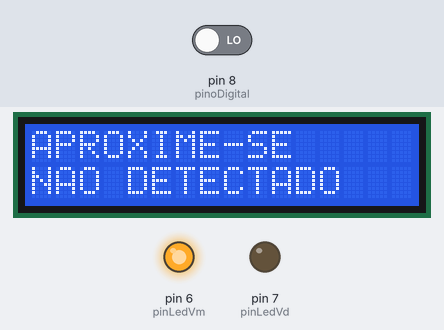
Recording of a sketch running on a simulated Arduino Uno, built with avr-gcc and run on an emulated ATmega328P. On the bench: 16×2 character LCD, output pins drawn as LEDs (lit = HIGH). The test bench sets the inputs (shaded band); at power-on: pin 8 (pinoDigital) LOW. What the sketch prints to the serial monitor is not drawn.

Above: at 1.2 s.
1.3 s: pin 8 (pinoDigital) driven HIGH
At 2.3 s:
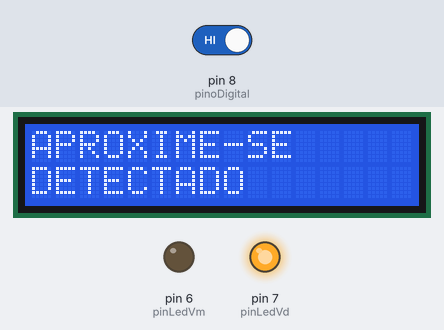
3.1 s: pin 8 (pinoDigital) driven LOW
At 4.6 s:
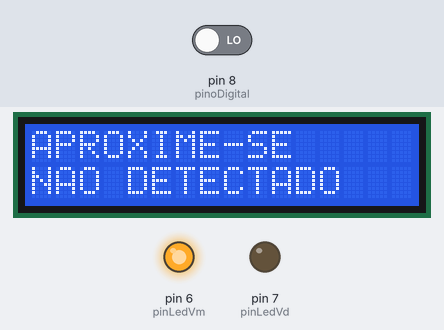
Timing chart, 0 to 6.1 s (numbered marks = the images above; inputs shaded):
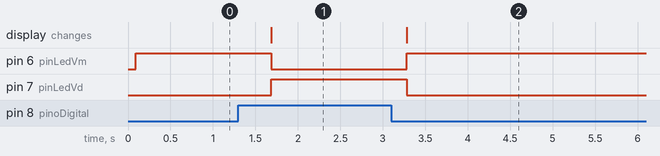

The sketch:

touch.ino
```cpp
// Open Source
#include <Wire.h> //INCLUSÃO DE BIBLIOTECA
#include <LiquidCrystal_I2C.h> //INCLUSÃO DE BIBLIOTECA

LiquidCrystal_I2C lcd(0x27,2,1,0,4,5,6,7,3, POSITIVE);
int pinoAnalogico = A0; //PINO ANALÓGICO (MEDE A INTENSIDADE DO CAMPO MAGNÉTICO)
int pinoDigital = 8; //PINO DIGITAL (DETECTA A PRESENÇA DO CAMPO MAGNÉTICO)
int pinLedVd = 7; // define the LED pin
int pinLedVm = 6; // define the LED pin


void setup (){
  pinMode(pinoAnalogico, INPUT); //DEFINE O PINO COMO ENTRADA
  pinMode(pinoDigital, INPUT); //DEFINE O PINO COMO ENTRADA
  Serial.begin(9600); //INICIALIZA A SERIAL
  lcd.begin (16,2); //SETA A QUANTIDADE DE COLUNAS(16) E O NÚMERO DE LINHAS(2) DO DISPLAY
  lcd.setBacklight(HIGH); //LIGA O BACKLIGHT (LUZ DE FUNDO)
  pinMode(pinLedVd, OUTPUT);
  pinMode(pinLedVm, OUTPUT);
}

void loop (){

  Serial.print("APROXIME-SE"); //IMPRIME O TEXTO NO MONITOR SERIAL

  lcd.setCursor(0,0); //SETA A POSIÇÃO DO CURSOR
  lcd.print("APROXIME-SE");

  if(digitalRead(pinoDigital) == HIGH){ //SE LEITURA DO PINO FOR IGUAL A HIGH, FAZ
      Serial.println("Detectado"); //IMPRIME O TEXTO NO MONITOR SERIAL
      lcd.setCursor(0,1); //SETA A POSIÇÃO DO CURSOR
      lcd.print("DETECTADO              ");
      digitalWrite(pinLedVd, HIGH);
      digitalWrite(pinLedVm, LOW);

  }else{ //SENÃO
      Serial.println("Não detectado"); //IMPRIME O TEXTO NO MONITOR SERIAL
      lcd.setCursor(0,1); //SETA A POSIÇÃO DO CURSOR
      lcd.print("NAO DETECTADO     ");
      digitalWrite(pinLedVd, LOW);
      digitalWrite(pinLedVm, HIGH);
  }
  Serial.println("----------------------------------------------------------------"); //IMPRIME O TEXTO NO MONITOR SERIAL
  delay(500); //INTERVALO DE 500 MILISSEGUNDOS
}
```

Measured:
- after the input at 1.3 s, pin 6 (pinLedVm): HIGH → LOW after 0.39 s; pin 7 (pinLedVd): LOW → HIGH after 0.39 s; the display: changes after 0.39 s (image 1)
- after the input at 3.1 s, pin 6 (pinLedVm): LOW → HIGH after 0.18 s; pin 7 (pinLedVd): HIGH → LOW after 0.18 s; the display: changes after 0.18 s (image 2)
